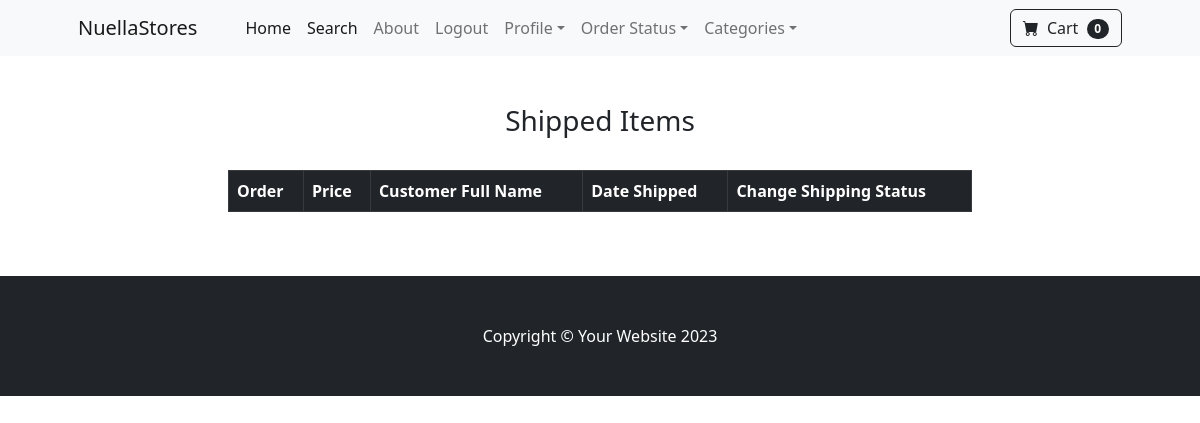
Page /payment/shipped_dash/ (signed in) on the earlier database version.
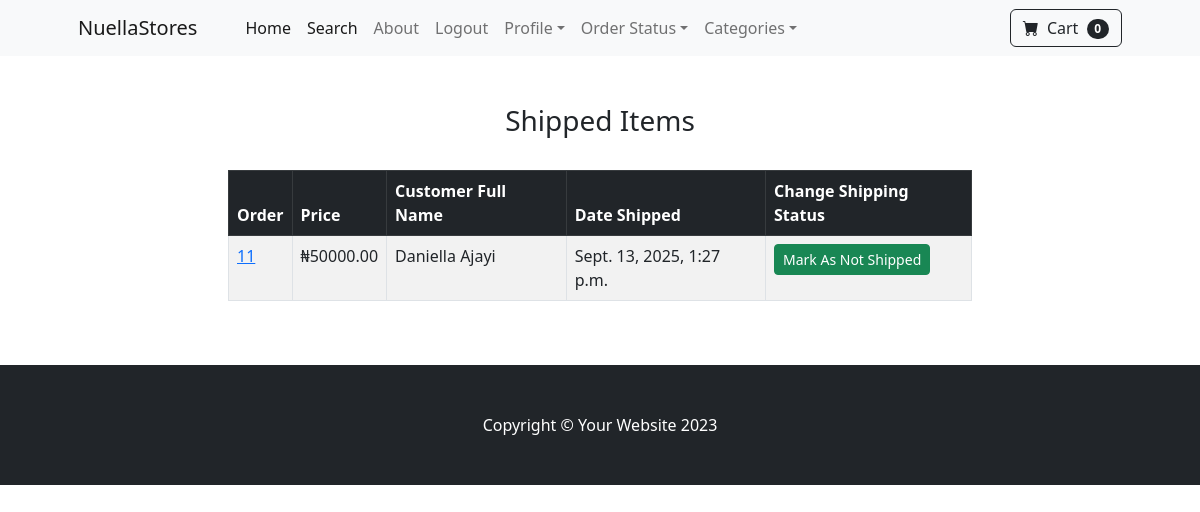
Same page on the later database version.
### payment/models.py (models this page shows, shortened)
class Order(models.Model):
    user = models.ForeignKey(User, on_delete = models.CASCADE, null = True, blank = True)
    email = models.EmailField(max_length = 200)
    full_name = models.CharField(max_length = 200, null = False)
    shipping_address = models.TextField(max_length = 1000)
    amount_paid = models.DecimalField(max_digits = 7, decimal_places = 2)
    date_ordered = models.DateTimeField(auto_now_add = True)
    shipped = models.BooleanField(default = False)
    date_shipped = models.DateTimeField(blank = True, null = True)

### payment/views.py (the view, shortened to what this page needs)
# urls.py: path('shipped_dash/', views.shipped_dash, name= "shipped_dash"),
def shipped_dash(request):
    if request.user.is_authenticated and request.user.is_superuser:
        orders = Order.objects.filter(shipped = True)
        return render(request, "payment/shipped_dash.html", {"orders": orders})
    else:
        messages.success(request, "Access Denied!")
        return redirect("home")

### Cart/cart.py (called while the page is built)
    def __len__(self):
        return len(self.cart)

### Cart/context_processors.py (called while the page is built)
def cart(request):
    return{"cart": Cart(request)}

### payment/templates/payment/shipped_dash.html (shortened to what this page needs)
{% extends 'base.html' %}
{% block content %}
<div class = "container">
    <div class = "row">
        <center>
            <div class="col-8">
<h3>Shipped Items</h3>
<br/>
<table class="table table-striped table-hover table-bordered">
  <thead class = "table-dark">
    <tr>
      <th scope="col">Order</th>
      <th scope="col">Price</th>
      <th scope="col">Customer Full Name</th>
      <th scope="col">Date Shipped</th>
      <th scope="col">Change Shipping Status</th>
    </tr>
  </thead>
  <tbody>
    {% for item in orders %}
    <tr>
      <td><a href = "{% url 'orders' item.id %} ">{{ item.id }}</a></td>
      <td>₦{{ item.amount_paid }}</td>
      <td>{{ item.full_name }}</td>
      <td>{{ item.date_shipped }}</td>
      <td>
        <form method = "POST">
          <button type = "submit" class = "btn btn-success btn-sm">Mark As Not Shipped</button>
        </form>
        </td>
    </tr>
    {% endfor %}
  </tbody>
</table>
            </div>
        </center>
    </div>
</div>
{% endblock %}

Differences in the rows shown:
added Order: id "11", amount_paid "50000.00", full_name "Daniella Ajayi", date_shipped "Sept. 13, 2025, 1:27 p.m."
